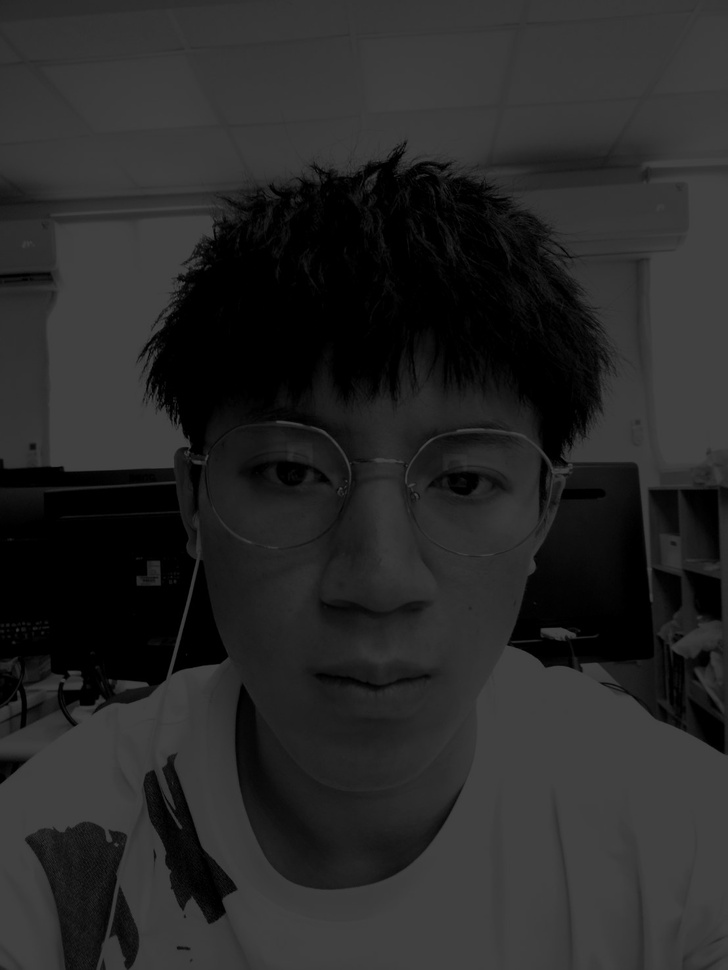
#> input picture Histogram_Equalization/source/input.jpg, 728 x 970 px, shrunk from 1108 x 1477 before the run
$ jupyter execute --allow-errors Histogram_Equalization.ipynb
#> lines starting #> are read from the running program, lines starting #| are printed output that depends on the picture; long printed decimals are rounded
[cell 1]
import cv2
import numpy as np
import matplotlib.pyplot as plt

# 讀入圖片檔
input = cv2.imread('source/input.jpg',0)
#> input is the input picture: shape (970, 728); min 0, max 71, mean 39.5
plt.imshow(cv2.imread('source/input.jpg',1))

[cell 2]
# 圖片長寬
height, width = input.shape[:2]
#> height = 970; width = 728

# 找出圖片最大灰階值、灰階值頻率
max_gray_scalar = 0   # 最大灰階值
frequency = [0]*70    # 灰階值頻率
#> (the rest of this cell did not finish here and is left out)

[cell 3]
# gray scale 0~69 => 0~255
# p0,p1,...pk = 0,1,2,...,69
# q0=0, qk=255
output = input.copy()

# 公式
m = (255 - 0)/ (width*height)
#> m = 0.000361
q = [0]*70
q[0] = 0
q[69] = 255
for i in range(1,69):
    q[i] = m * np.sum(frequency[0:i+1]) + 0
#> after the loop, q = 70 values from 0 to 255
print('q value: ',q)
#| q value:  [0, 3.979, 4.120, 4.231, 4.322, 4.411, 4.501, 4.575, 4.647, 4.715, 4.782, 4.848, 4.911, 4.979, 5.049, 5.126, 5.221, 5.311, 5.405, 5.510, 5.633, 5.767, 5.889, 6.011, 6.135, 6.249, 6.368, 6.


# 輸出圖片
#> (the rest of this cell did not finish here and is left out)

[cell 4]
# 存入檔案
cv2.imwrite('source/output.jpg', output)
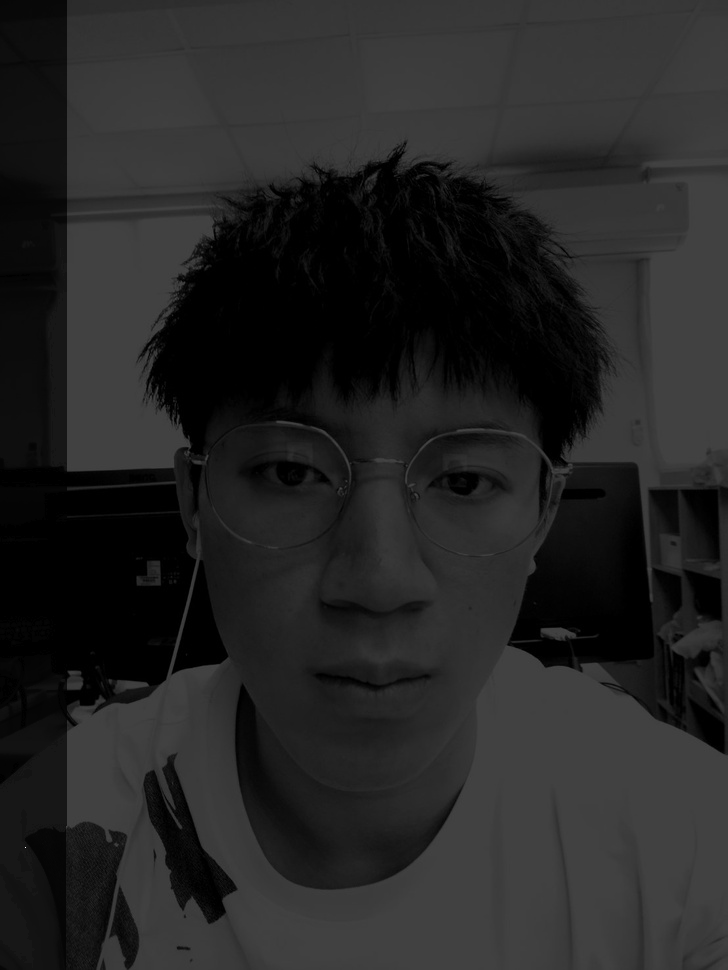
#> saved as output.jpg: shape (970, 728); min 0, max 255, mean 36.9
plt.imshow(cv2.imread('source/output.jpg',1))
